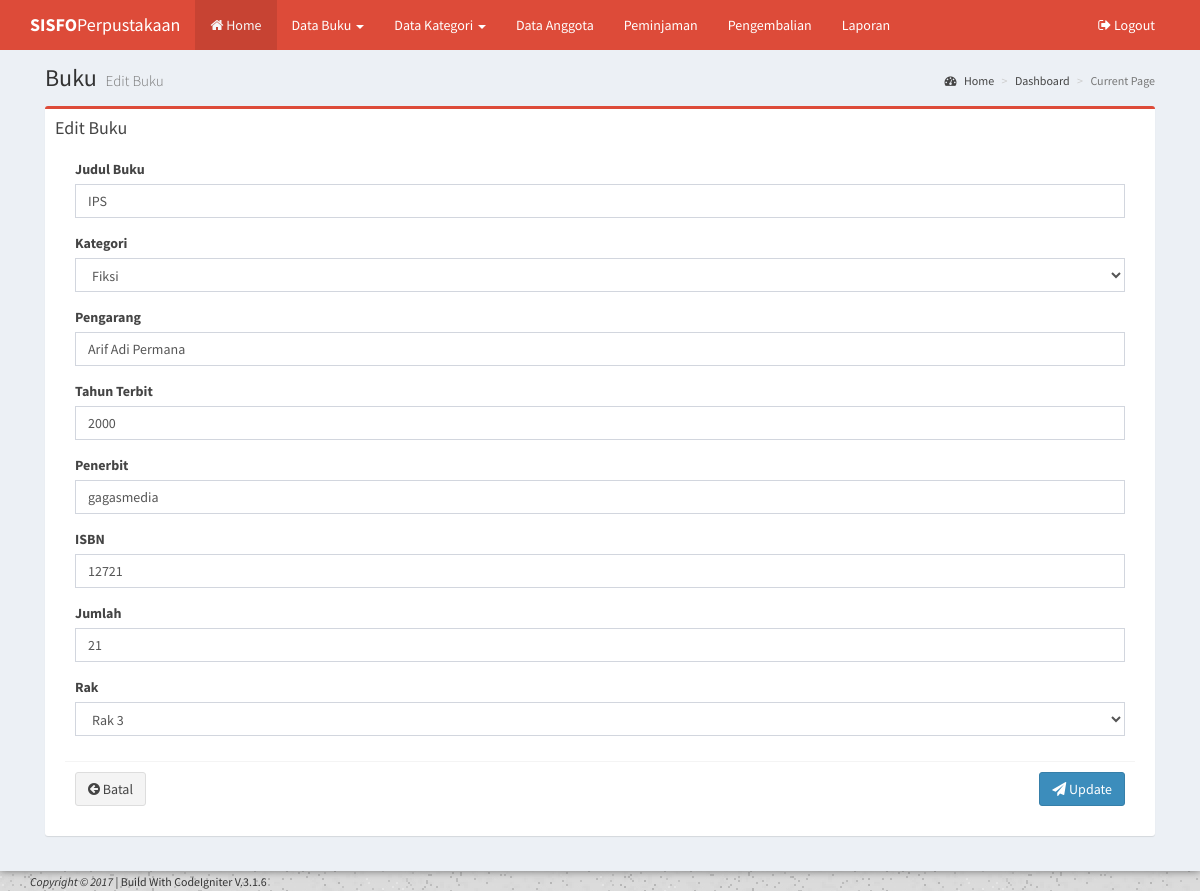
Page /buku/edit/2 on the committed database.
### tables this page shows
CREATE TABLE `buku` (
  `id_buku` int(11) NOT NULL,
  `id_kategori` int(5) NOT NULL,
  `judul_buku` varchar(50) NOT NULL,
  `pengarang` varchar(35) NOT NULL,
  `thn_terbit` int(1) NOT NULL,
  `penerbit` varchar(50) NOT NULL,
  `isbn` varchar(25) NOT NULL,
  `jumlah_buku` int(3) NOT NULL,
  `lokasi` int(11) NOT NULL,
  `gambar` varchar(255) NOT NULL,
  `tgl_input` date NOT NULL,
  `status_buku` int(11) NOT NULL,
  `created_at` datetime NOT NULL,
  `update_at` datetime NOT NULL,
  `deleted_at` datetime NOT NULL
);

### application/views/template/my_template.php (called while the page is built, shortened)
<?php $this->load->view("/partial/header");?>
<?php $this->load->view("/partial/navbar");?>
<?php $this->load->view("/partial/top_navigation");?>
<?php $this->load->view($content);?>

### application/controllers/Buku.php (called while the page is built, shortened)
<?php
class Buku extends CI_controller {
	public function __construct()
	{
		$this->load->model('Buku_Model');
		$this->load->model('Kategori_Model');
	}
	public function edit($id)
	{
		$data =
		[
			'title' => 'Buku',
			'sub_title' => 'Edit Buku',
			'content' => 'buku/edit',
			'show' => $this->Buku_Model->edit($id)->row(),
			'show_kategori' => $this->Kategori_Model->index()->result()
		];
		$this->load->view('template/my_template', $data);
	}
}

### index.php (called while the page is built, shortened)
<?php
require_once BASEPATH.'core/CodeIgniter.php';

### application/models/Buku_Model.php (called while the page is built, shortened)
<?php
class Buku_Model extends CI_Model
{
	public function edit($id)
	{
		$this->db->select('*');
		$this->db->from('buku');
		$this->db->join('kategori','buku.id_kategori = kategori.id_kategori');
		$this->db->where('buku.id_buku', $id);
		return $this->db->get();
	}
}

### application/models/Kategori_Model.php (called while the page is built, shortened)
<?php
class Kategori_Model extends CI_Model
{
	public function index()
	{
		return $this->db->get('kategori');
	}
}

### application/views/buku/edit.php (the view, shortened to what this page needs)
<section class="content">
	<div class="row">
		<div class="col-sm-12">
			<div class="box box-danger">
				<div class="box-header">
					<h3 class="box-title">Edit Buku</h3>
				<div class="box-body">
					<form action="<?=site_url('buku/update');?>" method="post" accept-charset="utf-8">
						<div class="box-body">
							<div class="form-group">
								<label>Judul Buku</label>
								<input type="text" name="judul_buku" class="form-control" value="<?=$show->judul_buku;?>" placeholder="Masukkan judul buku" required="required">
							</div>
							<div class="form-group">
								<label>Kategori</label>
								<select name="id_kategori" size="1" class="form-control">
								<?php
								foreach ($show_kategori as $key => $data_kategori) {
									if ($data_kategori->id_kategori==$show->id_kategori) {
										echo '<option selected="selected" value'.$data_kategori->id_kategori.'">'.$data_kategori->nama_kategori.'</option>';
									}else {
										echo '<option value="',$data_kategori->id_kategori.'">'.$data_kategori->nama_kategori.'</option>';
									}
								}
								?>
								</select>
							</div>
							<div class="form-group">
								<label>Pengarang</label>
								<input type="text" name="pengarang" class="form-control" value="<?=$show->pengarang;?>" placeholder="Masukkan nama pengarang" required="required">
							</div>
							<div class="form-group">
								<label>Tahun Terbit</label>
								<input type="number" class="form-control" name="thn_terbit" min="0" placeholder="Masukkan tahun terbit" value="<?=$show->thn_terbit;?>" required="required">
							</div>
							<div class="form-group">
								<label for="exampleInputtext1">Penerbit</label>
								<input type="text" name="penerbit" class="form-control" id="exampleInputtext1" placeholder="Penerbit" value="<?=$show->penerbit;?>" required>
							</div>
							<div class="form-group">
								<label for="exampleInputtext1">ISBN</label>
								<input type="text" name="isbn" class="form-control" id="exampleInputtext1" placeholder="ISBN" value="<?=$show->isbn;?>" required>
							</div>
							<div class="form-group">
								<label for="exampleInputtext1">Jumlah</label>
								<input type="number" name="Jumlah_buku" class="form-control" id="exampleInputtext1" placeholder="0" value="<?=$show->jumlah_buku;?>" required min="0">
							</div>
							<div class="form-group">
								<label for="exampleInputPassword1">Rak</label>
								<select name="lokasi" size="1" class="form-control">
									<option value="3" <?=$show->lokasi=='3'?'selected="selected"':'';?> >Rak 3</option>
								</select>
							</div>
							</div>
							<div class="box-footer">
								<button type="button" class="btn btn-default"><i class="fa fa-arrow-circle-left"></i> Batal</button>
								<button type="submit" class="btn btn-primary pull-right"><i class="fa fa-send"></i> Update</button>
							</div>
							</div>
						</div>
				</div>
				</div>
			</div>
		</div>
	</div>

### rows in the picture
buku: judul_buku "IPS", pengarang "Arif Adi Permana", thn_terbit "2000", penerbit "gagasmedia", isbn "12721", Jumlah_buku "21", lokasi "Rak 3"

### other values in the picture
$title "Buku"
$sub_title "Edit Buku"
form field id_kategori "Fiksi"
